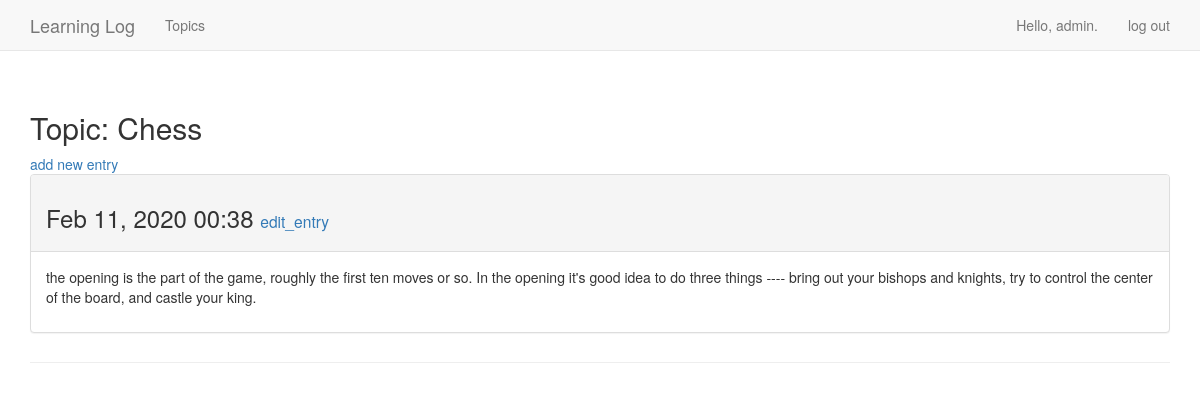
Before: /topics/3/ (signed in) with the older database file.
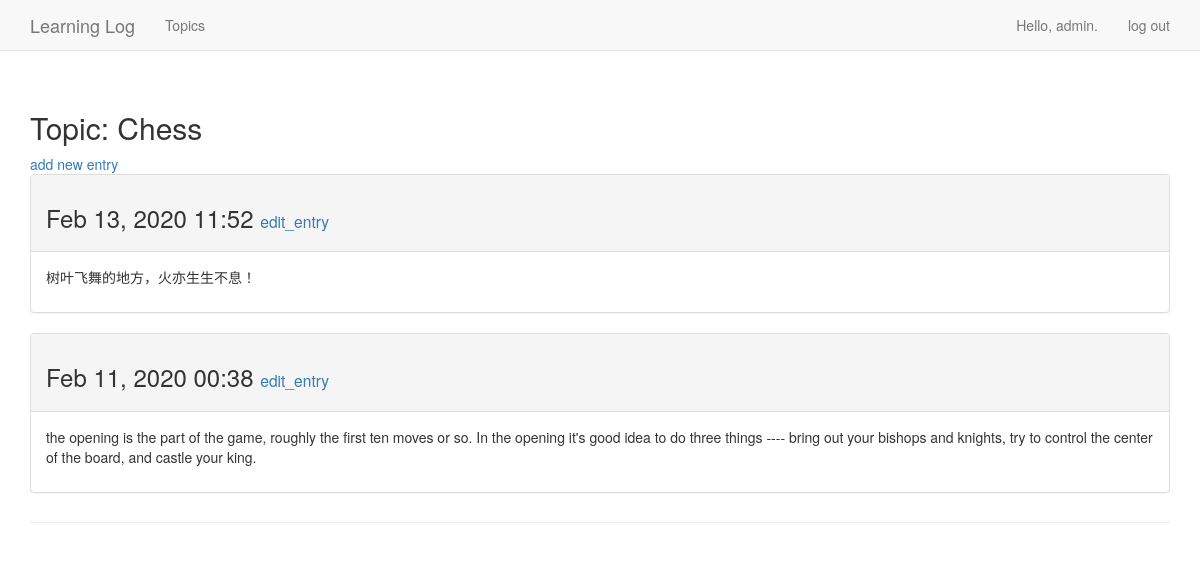
After: the same page with the newer database file.
### myProjects/models.py (models this page shows, shortened)
class Topic(models.Model):
    text = models.CharField(max_length=200)
    date_added = models.DateTimeField(auto_now_add=True)
    owner = models.ForeignKey(User, on_delete=models.DO_NOTHING)
    def __str__(self):
        return self.text

class Entry(models.Model):
    text = models.TextField()
    date_added = models.DateTimeField(auto_now_add=True)
    topic = models.ForeignKey(Topic, on_delete=models.DO_NOTHING)
    class Meta:
        verbose_name_plural = 'entries'

### myProjects/views.py (the view)
# urls.py: re_path(r'^topics/(?P<topic_id>\d+)/$', views.topic, name='topic'),
@login_required
def topic(request, topic_id):
    topic = Topic.objects.get(id=topic_id)
    if topic.owner != request.user:
        raise Http404
    entries = topic.entry_set.order_by('-date_added')
    context = {'topic': topic, "entries": entries}
    return render(request, 'myProjects/topic.html', context)

### myProjects/templates/myProjects/topic.html
{% extends 'myProjects/base.html' %}
{% block content %}
  <h2>Topic: {{ topic }}</h2>
  <a href="{% url 'myProjects:new_entry' topic.id %}">add new entry</a>
  {% for entry in entries %}
    <div class="panel panel-default">
      <div class="panel-heading">
        <h3>
          {{ entry.date_added|date:'M d, Y H:i' }}
          <small>
            <a href="{% url 'myProjects:edit_entry' entry.id %}">edit_entry</a>
          </small>
        </h3>
      </div>
      <div class="panel-body">
        {{ entry.text|linebreaks }}
      </div>
    </div>
  {% empty %}
      There are no entries for this topic yet.
  {% endfor %}
{% endblock content %}

### myProjects/templates/myProjects/base.html (shortened to what this page needs)
{% load bootstrap3 %}
<!DOCTYPE html>
<html lang="en">
    <head>
        {% bootstrap_css %}
    </head>
    <body>
        <nav class="navbar navbar-default navbar-static-top">
            <div class="container">
                <div class="navbar-header">
                    <a class="navbar-brand" href="{% url 'myProjects:index' %}">Learning Log</a>
                </div>
                <div id="navbar" class="navbar-collapse collapse">
                    <ul class="nav navbar-nav">
                        <li><a href="{% url 'myProjects:topics' %}">Topics</a></li>
                    </ul>
                    <ul class="nav navbar-nav navbar-right">
                        {% if user.is_authenticated %}
                            <li><a>Hello, {{ user.username }}.</a></li>
                            <li><a href="{% url 'users:logout' %}">log out</a></li>
                        {% else %}
                            <li><a href="{% url 'users:register' %}">register</a></li>
                            <li><a href="{% url 'users:login' %}">log in</a></li>
                        {% endif %}
                    </ul>
                </div>
            </div>
        </nav>
        <div class="container">
            <div class="page-header">
                {% block content %}{% endblock content %}
            </div>
        </div>
    </body>
</html>

Changed rows visible on the page:
added Entry: date_added "Feb 13, 2020 11:52", text "树叶飞舞的地方，火亦生生不息！"
